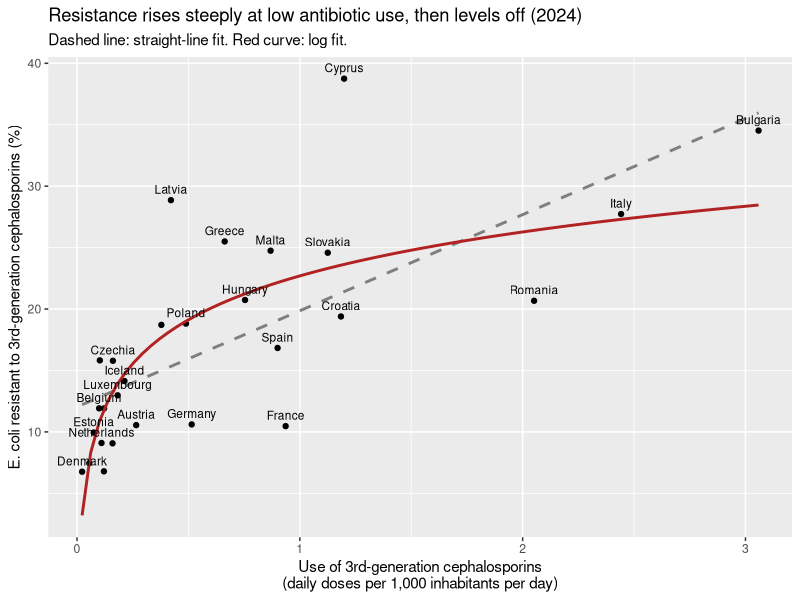
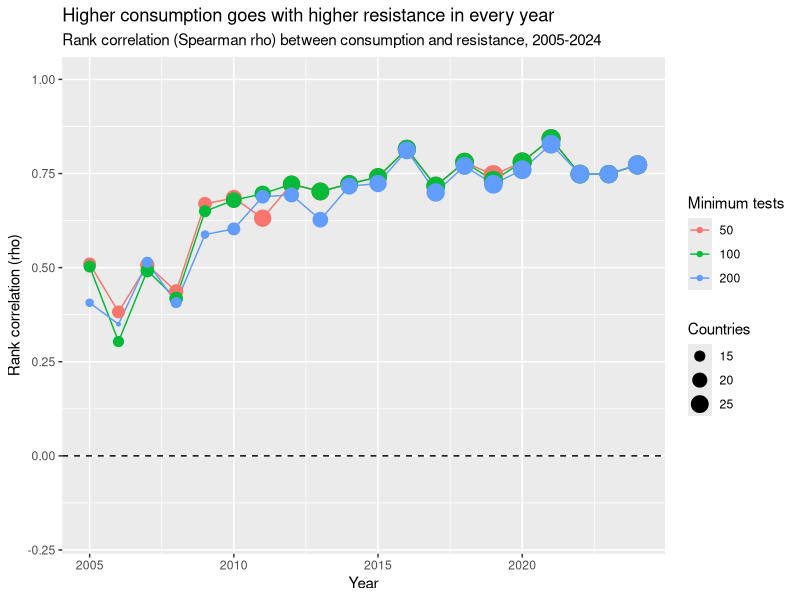
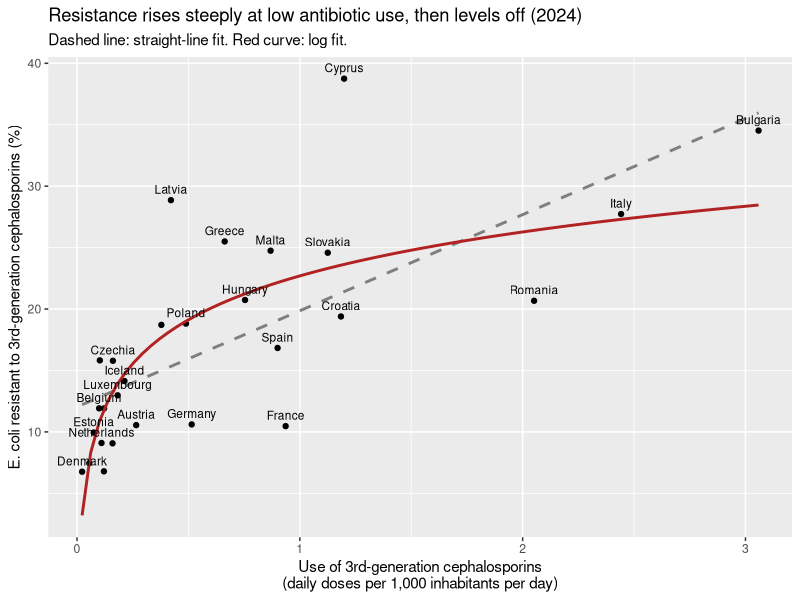
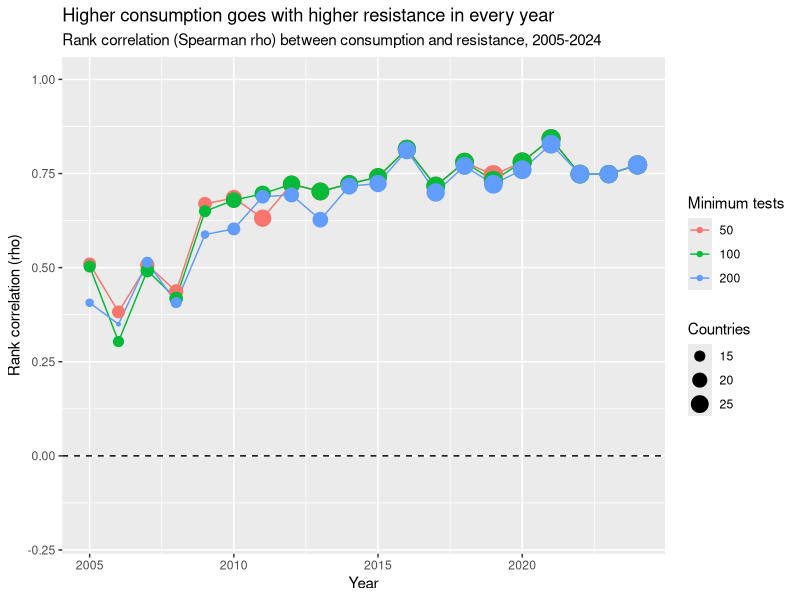

Recreate these plots in R, in order.
# =============================================================================
# 03_robustness.R
# How solid is the link between consumption (J01DD) and E. coli resistance?
#   A. Is a straight line the right shape, or does log(consumption) fit better?
#   B. Does the result depend on a few countries?
#   C. Is the link there in every year, and does the minimum-tests cutoff matter?
#
# Run 01_import_and_clean.R first: it creates data_clean/amr_clean.csv
# =============================================================================

library(tidyverse)

# ---- 1. Load ------------------------------------------------------------------
amr   <- read_csv("data_clean/amr_clean.csv")
d2024 <- amr |> filter(year == 2024, n_tested >= 100)
nrow(d2024)          # expect 28

dir.create("figures", showWarnings = FALSE)   # charts are saved here

# Helper: one row of results for a set of countries
summarise_fit <- function(data, label) {
  test <- suppressWarnings(cor.test(data$ddd, data$pct_resistant, method = "spearman"))
  fit  <- lm(pct_resistant ~ ddd, data = data)
  tibble(
    scenario  = label,
    countries = nrow(data),
    rho       = unname(test$estimate),
    p_value   = test$p.value,
    slope     = unname(coef(fit)["ddd"]),
    r_squared = summary(fit)$r.squared
  )
}

# ---- A. Straight line or curve? (2024) ----------------------------------------
fit_lin <- lm(pct_resistant ~ ddd,      data = d2024)
fit_log <- lm(pct_resistant ~ log(ddd), data = d2024)

tibble(
  model     = c("straight line", "log(consumption)"),
  r_squared = c(summary(fit_lin)$r.squared, summary(fit_log)$r.squared),
  AIC       = c(AIC(fit_lin), AIC(fit_log))
)
# Both models have 2 parameters, so they can be compared directly.
# Higher R-squared and LOWER AIC = better fit.
# Expect about 0.50 vs 0.57 for R-squared, and about 185 vs 180 for AIC.

p_shape <- ggplot(d2024, aes(x = ddd, y = pct_resistant)) +
  geom_point() +
  geom_smooth(method = "lm", formula = y ~ x, se = FALSE,
              colour = "grey50", linetype = "dashed") +
  geom_smooth(method = "lm", formula = y ~ log(x), se = FALSE,
              colour = "firebrick") +
  geom_text(aes(label = country), vjust = -0.7, size = 3, check_overlap = TRUE) +
  labs(
    title = "Resistance rises steeply at low antibiotic use, then levels off (2024)",
    subtitle = "Dashed line: straight-line fit. Red curve: log fit.",
    x = "Use of 3rd-generation cephalosporins\n(daily doses per 1,000 inhabitants per day)",
    y = "E. coli resistant to 3rd-generation cephalosporins (%)"
  )
p_shape
ggsave("figures/shape_2024.png", p_shape, width = 8, height = 5, dpi = 200)

# ---- B. Does it depend on a few countries? (2024) -----------------------------
scenarios <- list(
  "All countries"                  = character(0),
  "Without Cyprus"                 = "Cyprus",
  "Without Bulgaria"               = "Bulgaria",
  "Without Cyprus, Latvia, France" = c("Cyprus", "Latvia", "France")
)

bind_rows(
  imap(scenarios, \(drop, label) summarise_fit(filter(d2024, !country %in% drop), label))
)
# The "All countries" row should match your earlier result:
# rho 0.773, slope 7.82, R-squared 0.495.

# ---- C. Same test in every year, at three cutoffs -----------------------------
# These are NOT 20 independent tests: the same countries appear every year.
# The point is to see whether the link is stable over time, and whether the
# minimum-tests cutoff (50, 100 or 200) changes the picture.
rho_for_cutoff <- function(k) {
  amr |>
    filter(n_tested >= k) |>
    group_by(year) |>
    filter(n() >= 10) |>                 # skip years with fewer than 10 countries
    summarise(
      countries = n(),
      rho       = unname(suppressWarnings(
                    cor.test(ddd, pct_resistant, method = "spearman")$estimate)),
      p_value   = suppressWarnings(
                    cor.test(ddd, pct_resistant, method = "spearman")$p.value),
      .groups = "drop"
    ) |>
    mutate(min_tests = k)
}

rho_by_year <- bind_rows(lapply(c(50, 100, 200), rho_for_cutoff))

rho_by_year |> filter(min_tests == 100) |> print(n = 25)
# 20 years (2005-2024). The 2024 row should show rho 0.773 with 28 countries.

p_years <- ggplot(rho_by_year, aes(x = year, y = rho, colour = factor(min_tests))) +
  geom_hline(yintercept = 0, linetype = "dashed") +
  geom_line() +
  geom_point(aes(size = countries)) +
  scale_y_continuous(limits = c(-0.2, 1)) +
  labs(
    title = "Higher consumption goes with higher resistance in every year",
    subtitle = "Rank correlation (Spearman rho) between consumption and resistance, 2005-2024",
    x = "Year", y = "Rank correlation (rho)",
    colour = "Minimum tests", size = "Countries"
  )
p_years
ggsave("figures/rho_by_year.png", p_years, width = 8, height = 5, dpi = 200)
